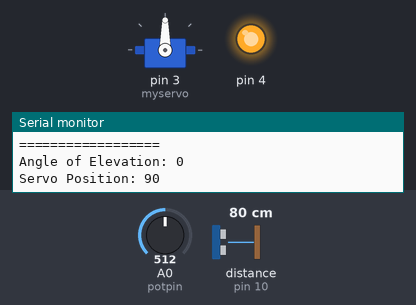
Bench run of a sketch on a simulated Arduino Uno, built with avr-gcc and run on an emulated ATmega328P. Shown: servo, output pins drawn as LEDs (lit = HIGH), the last lines printed to the serial monitor. Wiring (inferred from the names in the program): ultrasonic range finder: trigger pin 9; echo pin 10. The inputs (shaded band) are chosen by the test bench; at power-on: A0 (potpin) = 512, distance to the obstacle (sensor on pin 10) 80 cm. The echo pulse lasts 58.3 µs per cm; pins used as bus, display or sensor lines are not drawn.

Above: at 1.2 s.
1.3 s: A0 (potpin) set to 557
At 1.8 s:
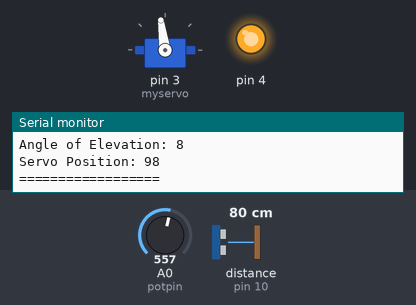
4.3 s: A0 (potpin) set to 585
At 4.6 s:
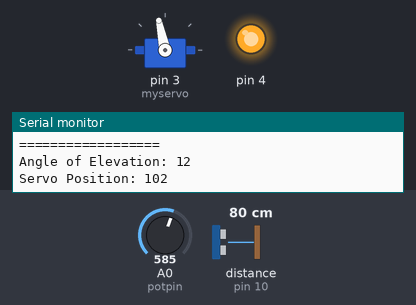
5.8 s: A0 (potpin) set to 306
At 6.5 s:
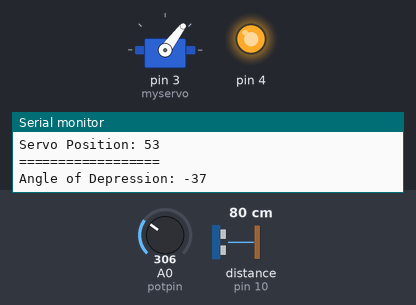
7.3 s: A0 (potpin) set to 59
At 8.0 s:
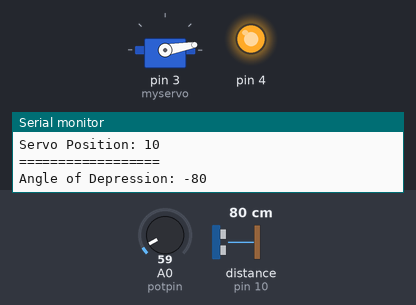
8.8 s: A0 (potpin) set to 52
At 9.5 s:
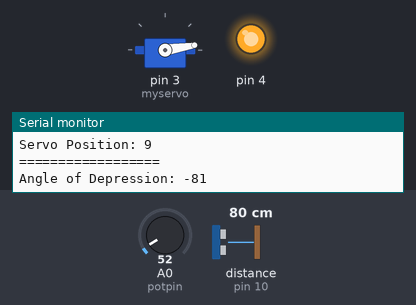
11.8 s: A0 (potpin) set to 122
At 13.3 s:
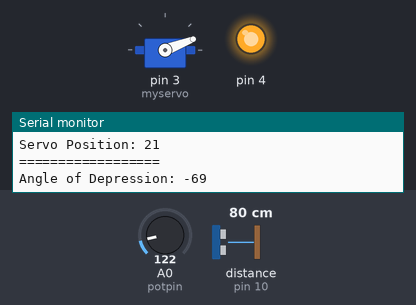
Timing chart, 0 to 14.3 s (numbered marks = the images above; inputs shaded):
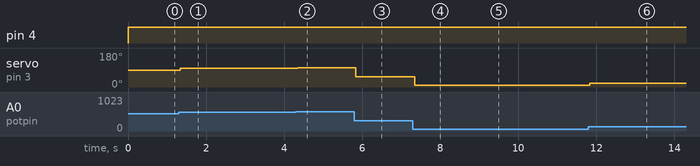

The sketch:

servo_poten.ino
```cpp
#include <Servo.h>

Servo myservo;
int potpin = 0;
int val;

const int trigPin = 9;
const int echoPin = 10;
long duration;
float distance;

void setup() {
  myservo.attach(3);
  pinMode(trigPin, OUTPUT);
  pinMode(echoPin, INPUT);
  Serial.begin(9600);
  pinMode(4, OUTPUT);
}

void loop() {
  digitalWrite(4, HIGH);
  digitalWrite(trigPin, LOW);
  delayMicroseconds(2);
  digitalWrite(trigPin, HIGH);
  delayMicroseconds(10);
  digitalWrite(trigPin, LOW);

  duration = pulseIn(echoPin, HIGH);
  distance = duration * 0.034 / 2;

  float height = distance  * (tan(val*(PI/180)));

  val = analogRead(potpin);
  val = map(val, 0, 1023, 0, 180);
  myservo.write(val);
  Serial.print("Servo Position: ");
  Serial.println(val);
  Serial.println("==================");

  if (val >= 90){
    Serial.print("Angle of Elevation: ");
    Serial.println(val-90);
  } else {
    Serial.print("Angle of Depression: ");
    Serial.println(-1 * (90 - val));
  }


  delay(15);

/*
  Serial.print(" - Distance: ");
  Serial.println(distance, 2);


  Serial.print(" - Height: ");
  Serial.println(height, 2);
*/

}
```

Measured:
- after the input at 1.3 s, servo on pin 3 (myservo): 90° → 98° at once
- after the input at 4.3 s, servo on pin 3 (myservo): 98° → 102° after 0.05 s
- after the input at 5.8 s, servo on pin 3 (myservo): 102° → 53° at once
- after the input at 7.3 s, servo on pin 3 (myservo): 53° → 10° after 0.05 s
- after the input at 8.8 s, servo on pin 3 (myservo): 10° → 9° after 0.06 s
- after the input at 11.8 s, servo on pin 3 (myservo): 9° → 21° at once
